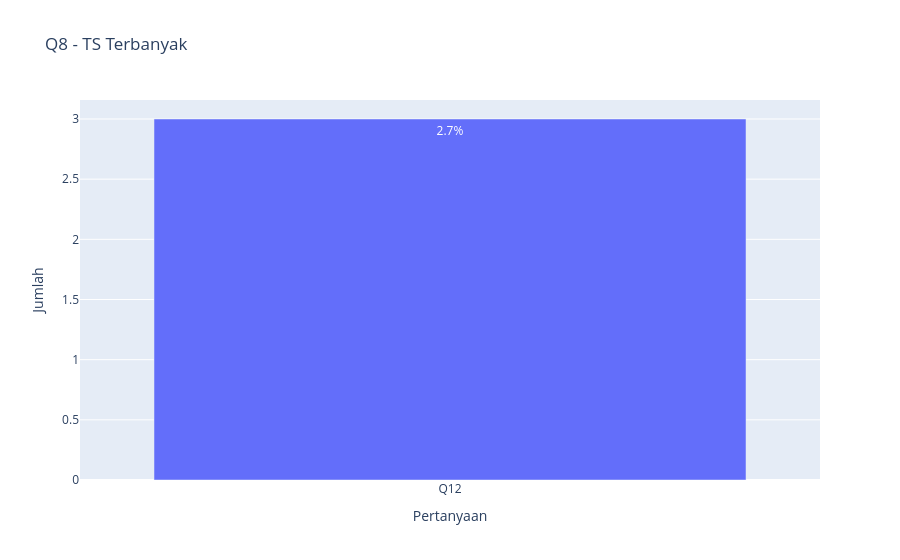

Notebook source saved alongside this figure:
### Markdown cell above
## Q8 Pada kusioner dari pertanyaan Q1 sampai Q17, pertanyaan mana yang pilihan skala TS (Tidak Setuju) paling banyak? sertakan jumlah dan persen

### Code cell
import pandas as pd
import plotly.express as px

def plot_from_print(judul, hasil_print, label_x):
    skala, jumlah, persen = hasil_print.split("|")

    df_plot = pd.DataFrame({
        label_x: [skala],
        "Jumlah": [int(jumlah)],
        "Persen": [float(persen)]
    })

    fig = px.bar(
        df_plot,
        x=label_x,
        y="Jumlah",
        text="Persen",
        title=judul
    )

    fig.update_traces(texttemplate='%{text}%')
    fig.show()

plot_from_print(
    "Q8 - TS Terbanyak",
    "Q12|3|2.7",
    "Pertanyaan"
)

### Figure 1 — Plotly figure (JSON) as saved in the notebook; plotly's stock layout.template omitted (floating-point values rounded to 4 significant figures)
{"data": [{"hovertemplate": "Pertanyaan=%{x}<br>Jumlah=%{y}<br>Persen=%{text}<extra></extra>", "legendgroup": "", "marker": {"color": "#636efa", "pattern": {"shape": ""}}, "name": "", "orientation": "v", "showlegend": false, "text": [2.7], "textposition": "auto", "texttemplate": "%{text}%", "type": "bar", "x": ["Q12"], "xaxis": "x", "y": [3], "yaxis": "y"}], "layout": {"barmode": "relative", "legend": {"tracegroupgap": 0}, "title": {"text": "Q8 - TS Terbanyak"}, "xaxis": {"anchor": "y", "domain": [0, 1], "title": {"text": "Pertanyaan"}}, "yaxis": {"anchor": "x", "domain": [0, 1], "title": {"text": "Jumlah"}}}}
